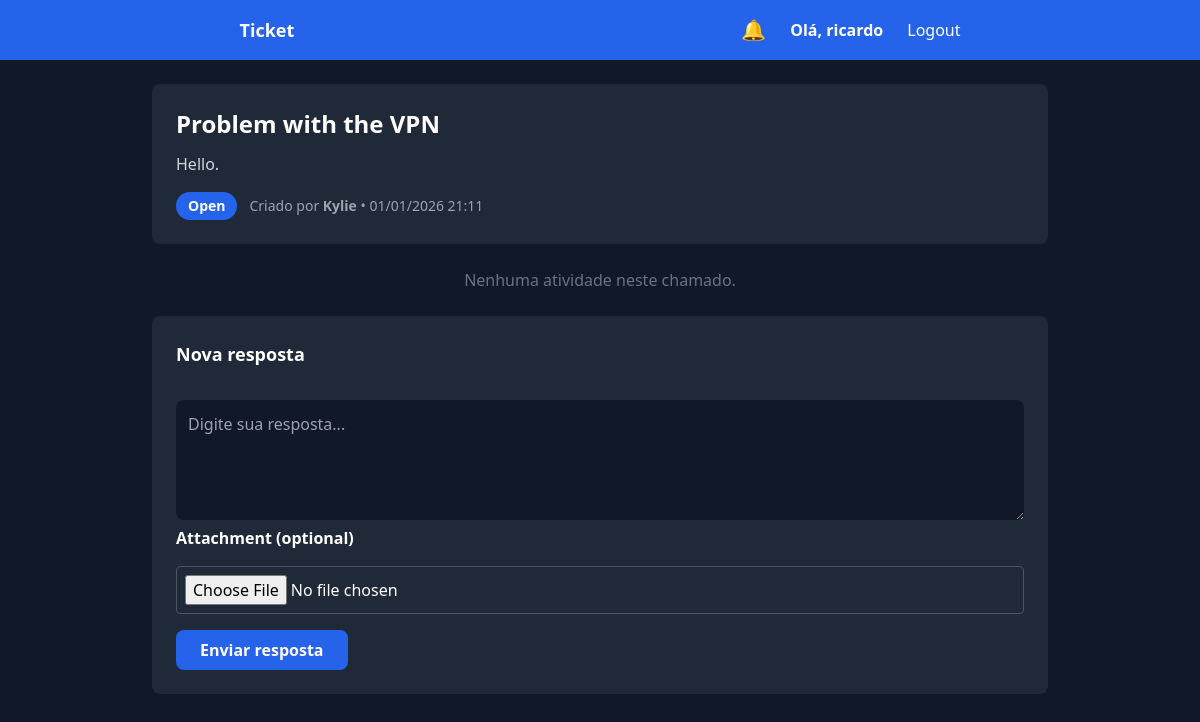
/chamados/chamado/36/ (signed in), run on the app's committed database.
### chamados/models.py (models this page shows, shortened)
class Chamado(models.Model):
    STATUS_CHOICES = (
        ('aberto', 'Open'),
        ('andamento', 'In progress'),
        ('fechado', 'Closed'),
    )
    titulo = models.CharField(max_length=100)
    descricao = models.TextField()
    status = models.CharField(
        max_length=20,
        choices=STATUS_CHOICES,
        default='aberto'
    )
    criado_por = models.ForeignKey(
        User,
        on_delete=models.CASCADE,
        related_name='chamados'
    )
    criado_em = models.DateTimeField(auto_now_add=True)
    anexo = models.FileField(
        upload_to='chamados_anexos/',
        null=True,
        blank=True
    )

### chamados/views.py (the view)
# urls.py: path('chamado/<int:id>/', views.detalhe_chamado, name='detalhe_chamado'),  # /chamados/chamado/<id>/
@login_required
def detalhe_chamado(request, id):
    chamado = get_object_or_404(Chamado, id=id)
    if not request.user.is_staff and chamado.criado_por != request.user:
        return render(request, 'chamados/403.html', status=403)
    pode_responder = not (
        chamado.status == 'fechado' and not request.user.is_staff
    )
    for h in chamado.historicos.exclude(lido_por=request.user):
        h.lido_por.add(request.user)
    for r in chamado.respostas.exclude(lido_por=request.user):
        r.lido_por.add(request.user)
    Notificacao.objects.filter(
        usuario=request.user,
        chamado=chamado,
        lida=False
    ).update(lida=True)
    if request.method == 'POST':
        if not pode_responder:
            messages.error(request, 'This ticket is closed and cannot be replied.')
            return redirect('detalhe_chamado', id=chamado.id)
        form = RespostaChamadoForm(request.POST)
        if form.is_valid():
            resposta = form.save(commit=False)
            resposta.chamado = chamado
            resposta.autor = request.user
            resposta.save()
            if chamado.criado_por != request.user:
                Notificacao.objects.create(
                    usuario=chamado.criado_por,
                    chamado=chamado,
                    mensagem=f'New reply in ticket "{chamado.titulo}"',
                    status=chamado.status
                )
            return redirect('detalhe_chamado', id=chamado.id)
    else:
        form = RespostaChamadoForm()
    return render(request, 'chamados/detalhe_chamado.html', {
        'chamado': chamado,
        'form': form,
        'timeline': montar_timeline(chamado),
        'pode_responder': pode_responder
    })

### chamados/forms.py
class RespostaChamadoForm(forms.ModelForm):
    class Meta:
        model = RespostaChamado
        fields = ['mensagem']

### chamados/context_processors.py (called while the page is built)
def notificacoes_nao_lidas(request):
    if request.user.is_authenticated:
        return {
            'notificacoes_nao_lidas': request.user.notificacoes.filter(lida=False),
            'total_notificacoes': request.user.notificacoes.filter(lida=False).count()
        }
    return {}

def notificacoes_usuario(request):
    if request.user.is_authenticated:
        notificacoes = request.user.notificacoes.order_by('-criada_em')[:5]
        nao_lidas = request.user.notificacoes.filter(lida=False).count()
    else:
        notificacoes = []
        nao_lidas = 0
    return {
        'notificacoes': notificacoes,
        'notificacoes_nao_lidas': nao_lidas
    }

### chamados/views.py (called while the page is built, shortened)
def montar_timeline(chamado):
    eventos = []
    eventos.sort(key=lambda x: x['data'])
    return eventos

### chamados/templates/chamados/detalhe_chamado.html (shortened to what this page needs)
{% extends 'base.html' %}
{% block content %}
{% if request.user.is_staff or chamado.criado_por == request.user %}
<div class="max-w-4xl mx-auto space-y-6 px-2 sm:px-0">
  <div class="bg-gray-800 rounded-lg p-5 sm:p-6">
    <h2 class="text-xl sm:text-2xl font-bold text-white">
      {{ chamado.titulo }}
    </h2>
    <p class="text-gray-300 mt-3 text-sm sm:text-base leading-relaxed">
      {{ chamado.descricao }}
    </p>
    <div class="mt-4 flex flex-col sm:flex-row sm:items-center gap-3 text-sm">
      <span class="px-3 py-1 rounded-full bg-blue-600 text-white font-semibold w-fit">
        {{ chamado.get_status_display }}
      </span>
      <span class="text-gray-400">
        Criado por <b>{{ chamado.criado_por.username }}</b> •
        {{ chamado.criado_em|date:'d/m/Y H:i' }}
      </span>
    </div>
  </div>
  <div class="space-y-6">
    {% for item in timeline %}
      <div class="flex gap-3 sm:gap-4" {% if forloop.last %}id="ultimo-item"{% endif %}>
        <div class="flex flex-col items-center">
          <div class="w-3 h-3 rounded-full
            {% if item.tipo == 'status' %}bg-yellow-500{% endif %}
            {% if item.tipo == 'resposta' %}bg-blue-500{% endif %}
          "></div>
          {% if not forloop.last %}
            <div class="flex-1 w-px bg-gray-700"></div>
          {% endif %}
        </div>
        <div class="flex-1 rounded-lg p-4 shadow-md
          {% if request.user not in item.obj.lido_por.all and item.tipo == 'status' %}
            bg-yellow-900 border border-yellow-500
          {% elif request.user not in item.obj.lido_por.all and item.tipo == 'resposta' %}
            bg-blue-900 border border-blue-500
          {% else %}
            bg-gray-800
          {% endif %}
        ">
          <div class="flex flex-col sm:flex-row sm:justify-between sm:items-center gap-2">
            <span class="text-white font-semibold text-sm sm:text-base">
              {{ item.usuario.username }}
              {% if request.user not in item.obj.lido_por.all %}
                <span class="ml-2 text-xs px-2 py-0.5 rounded
                             bg-red-600 text-white font-bold animate-pulse">
                  NÃO LIDO
                </span>
              {% endif %}
              {% if item.usuario.is_staff %}
                <span class="ml-2 text-xs px-2 py-0.5 rounded
                             bg-purple-600 text-white">
                  Admin
                </span>
              {% endif %}
            </span>
            <span class="text-xs text-gray-400">
              {{ item.data|date:'d/m/Y H:i' }}
            </span>
          </div>
          {% if item.tipo == 'status' %}
            <p class="text-yellow-400 text-sm mt-3 font-semibold">
              Status alterado
            </p>
            <div class="mt-2 text-gray-300 flex flex-wrap items-center gap-2 text-sm">
              <span class="line-through text-red-400">
                {{ item.status_anterior }}
              </span>
              <span class="text-gray-400">→</span>
              <span class="text-green-400 font-bold">
                {{ item.novo_status }}
              </span>
            </div>
          {% elif item.tipo == 'resposta' %}
            <p class="text-blue-400 text-sm mt-3 font-semibold">
              Resposta
            </p>
            <p class="text-gray-300 mt-2 whitespace-pre-line leading-relaxed text-sm sm:text-base">
              {{ item.mensagem }}
            </p>
          {% endif %}
        </div>
      </div>
    {% empty %}
      <p class="text-center text-gray-500">
        Nenhuma atividade neste chamado.
      </p>
    {% endfor %}
  </div>
  <div class="bg-gray-800 rounded-lg p-5 sm:p-6">
    <h3 class="text-lg font-semibold text-white mb-4">
      Nova resposta
    </h3>
    {% if not pode_responder %}
      <div class="bg-red-900 border border-red-600 text-red-200
                  px-4 py-3 rounded text-sm font-semibold">
        🔒 This call is closed. You can no longer reply.
      </div>
    {% else %}
      <form method="post" class="space-y-4" enctype="multipart/form-data">
        <textarea
          name="mensagem"
          rows="4"
          required
          class="w-full p-3 rounded-lg bg-gray-900 text-white
                 focus:outline-none focus:ring-2 focus:ring-blue-500 text-sm sm:text-base"
          placeholder="Digite sua resposta..."
        ></textarea>
        <label for="anexo" class="text-white font-semibold">Attachment (optional)</label>
        <input
          type="file"
          name="anexo"
          id="anexo"
          class="w-full border border-gray-600 p-2 rounded bg-gray-800 text-white"
        />
        <button
          type="submit"
          class="w-full sm:w-auto bg-blue-600 hover:bg-blue-700 px-6 py-2
                 rounded-lg text-white font-semibold transition"
        >
          Enviar resposta
        </button>
      </form>
    {% endif %}
  </div>
</div>
{% else %}
<div class="max-w-xl mx-auto bg-red-900 border border-red-600
            text-red-200 px-6 py-5 rounded-lg text-center font-semibold">
   You do not have permission to view this ticket.
</div>
{% endif %}
{% endblock %}

### chamados/templates/base.html (shortened to what this page needs)
{% load static %}
<!DOCTYPE html>
<html lang="pt-BR" class="dark">
<head>
  <script src="https://cdn.tailwindcss.com"></script>
</head>
<body class="bg-gray-900 min-h-screen flex flex-col">
<nav class="bg-blue-600 dark:bg-blue-900 text-white px-4 py-4 flex items-center justify-around">
  <h1 class="font-bold text-lg">
    <a href="/">Ticket</a>
  </h1>
  <div class="hidden md:flex items-center gap-6">
    <div class="relative">
      <button id="notifBtn" class="relative text-xl focus:outline-none">
        🔔
      </button>
    </div>
    <div class="relative group">
      <span class="cursor-pointer font-semibold">
        Olá, {{ request.user.username }}
      </span>
    </div>
    <form method="post" action="{% url 'logout' %}">
      <button class="hover:underline">Logout</button>
    </form>
  </div>
</nav>
<main class="p-4 md:p-6 flex-1">
  {% block content %}{% endblock %}
</main>
</body>
</html>

### data on the page
Chamado: titulo "Problem with the VPN", descricao "Hello.", status "Open", criado_por.username "Kylie", criado_em "01/01/2026 21:11"

### other printed values
{{ request.user.username }} "ricardo"
